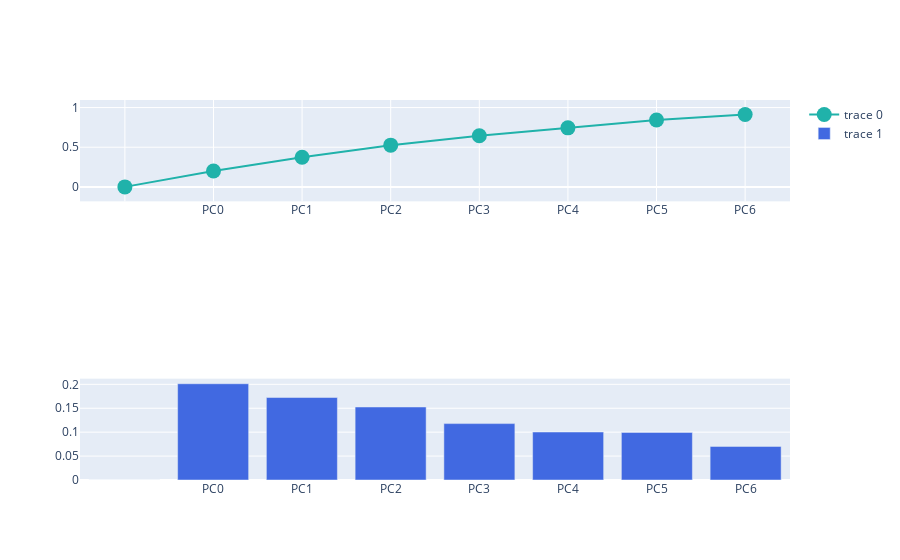

Notebook source saved alongside this figure:
### Code cell
pca_sv(trunc_data)

### Figure 1 — Plotly figure (JSON) as saved in the notebook; plotly's stock layout.template omitted (floating-point values rounded to 4 significant figures)
{"data": [{"marker": {"color": "LightSeaGreen", "size": 15}, "type": "scatter", "x": ["", "PC0", "PC1", "PC2", "PC3", "PC4", "PC5", "PC6"], "xaxis": "x", "y": [0, 0.201, 0.373, 0.526, 0.644, 0.744, 0.843, 0.913], "yaxis": "y"}, {"marker": {"color": "RoyalBlue"}, "type": "bar", "x": ["", "PC0", "PC1", "PC2", "PC3", "PC4", "PC5", "PC6"], "xaxis": "x3", "y": [0, 0.2013, 0.1724, 0.1526, 0.1179, 0.1003, 0.09939, 0.07023], "yaxis": "y3"}], "layout": {"xaxis": {"anchor": "y", "domain": [0, 1]}, "xaxis2": {"anchor": "y2", "domain": [0, 1]}, "xaxis3": {"anchor": "y3", "domain": [0, 1]}, "yaxis": {"anchor": "x", "domain": [0.7333, 1]}, "yaxis2": {"anchor": "x2", "domain": [0.3667, 0.6333]}, "yaxis3": {"anchor": "x3", "domain": [0, 0.2667]}}}
